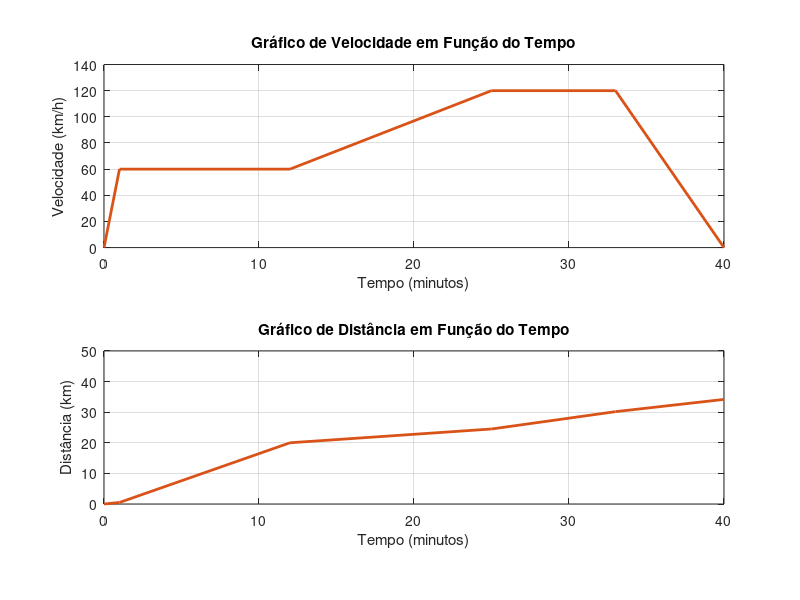

This figure's MATLAB source:
clear all
clc
close all

% Um veículo inicialmente parado começa a se mover e demora 1 minuto para atingir 60km/h (a aceleração nesse trecho é constante).
v1_final = 60; % km/h
t1 = 1 / 60; % h
d1 = 10; % km
a1 = v1_final / t1; % km/h^2
t1_segment = linspace(0, t1, 100); % min
v1_segment = a1 * t1_segment; % km/h
x1_segment = 0.5 * a1 * t1_segment.^2; % Distância percorrida durante o segmento 1 (km)

%Ele permanece nessa velocidade constante, percorrendo uma distância de 10 km.
v2 = 60;
d2 = 10;
t2 = d2 / v2;
a2 = 0;
t2_segment = linspace(t1, t1 + t2, 100);
v2_segment = v2 * ones(size(t2_segment));
x2_segment = d1 + v2 * (t2_segment - t1); % Distância percorrida durante o segmento 2 (km)

%O veículo entra em uma rodovia, e gradativamente acelera de 60 km/h até 120 km/h, demorando 3 minutos para isso(a aceleração nesse período também é constante).
v3_inicial = 60;
v3_final = 120;
t3 = 3 / 60;
d3 = 10 / 60;
a3 = (v3_final - v3_inicial) / t3;
t3_segment = linspace((t1 + t2), (t1 + t2 + t3), 100);
v3_segment = a3 * (t3_segment - t1 + t2) + v3_inicial;
x3_segment = d1 + d2 + v2 * (t3_segment - t1 - t2) + 0.5 * a3 * (t3_segment - t1 - t2).^2; % Distância percorrida durante o segmento 3 (km)

%Ele permanece nessa velocidade, constante, e percorre outros 10 km.
v4 = 120;
d4 = 10;
t4 = d4 / v4;
a4 = 0;
t4_segment = linspace(t1 + t2 + t3, t1 + t2 + t3 + t4, 100);
v4_segment = v4 * ones(size(t4_segment));
x4_segment = d1 + d2 + d3 + v4 * (t4_segment - t1 - t2 - t3); % Distância percorrida durante o segmento 4 (km)


%Finalmente, o condutor decide parar, demorando 2 minutos para que a velocidade caia a zero.
v5_inicial = 120;
v5_final = 0;
t5 = 2 / 60;
d5 = 10;
a5 = (v5_final - v5_inicial) / t5;
t5_segment = linspace((t1 + t2 + t3 + t4), (t1 + t2 + t3 + t4 + t5), 100);
v5_segment = a5 * (t5_segment - t1 + t2 + t3 + t4) + v5_inicial;
x5_segment = d1 + d2 + d3 + d4 + v4 * (t5_segment - t1 - t2 - t3 - t4); % Distância percorrida durante o segmento 5 (km)


% Juntando os vetores de tempo, velocidade e posição para todos os trechos
% Definição dos tempos em minutos
t1_minutes = t1_segment * 60;
t2_minutes = (t1 + t2_segment) * 60;
t3_minutes = (t1 + t2 + t3_segment) * 60;
t4_minutes = (t1 + t2 + t3 + t4_segment) * 60;
t5_minutes = (t1 + t2 + t3 + t4 + t5_segment) * 60;


% Plotando o gráfico
% Concatenando os vetores de tempo, velocidade e distância para plotagem
tempo_total = [t1_minutes, t2_minutes, t3_minutes, t4_minutes, t5_minutes];
velocidade_total = [v1_segment, v2_segment, v3_segment, v4_segment, v5_segment];
distancia_total = [x1_segment, x2_segment, x3_segment , x4_segment, x5_segment];

% Plotando os gráficos de velocidade e distância em função do tempo
figure;

% Gráfico de Velocidade
subplot(2,1,1);
plot([0, t1_minutes(end)], [0, v1_final], 'Color', [0.8500, 0.3250, 0.0980], 'LineWidth', 2, ...
     [t1_minutes(end), t2_minutes(end)], [v1_final, v2], 'Color', [0.8500, 0.3250, 0.0980], 'LineWidth', 2, ...
     [t2_minutes(end), t3_minutes(end)], [v2, v3_final], 'Color', [0.8500, 0.3250, 0.0980], 'LineWidth', 2, ...
     [t3_minutes(end), t4_minutes(end)], [v3_final, v4], 'Color', [0.8500, 0.3250, 0.0980], 'LineWidth', 2, ...
     [t4_minutes(end), t5_minutes(end)], [v4, v5_final], 'Color', [0.8500, 0.3250, 0.0980], 'LineWidth', 2);
xlabel('Tempo (minutos)');
ylabel('Velocidade (km/h)');
ylim([0, 140]); % Limitando o eixo y para valores positivos e um pouco acima do máximo
title('Gráfico de Velocidade em Função do Tempo');
grid on;

% Gráfico de Distância
subplot(2,1,2);
plot([0, t1_minutes(end)], [0, x1_segment(end)], 'Color', [0.8500, 0.3250, 0.0980], 'LineWidth', 2, ...
     [t1_minutes(end), t2_minutes(end)], [x1_segment(end), x2_segment(end)], 'Color', [0.8500, 0.3250, 0.0980], 'LineWidth', 2, ...
     [t2_minutes(end), t3_minutes(end)], [x2_segment(end), x3_segment(end)], 'Color', [0.8500, 0.3250, 0.0980], 'LineWidth', 2, ...
     [t3_minutes(end), t4_minutes(end)], [x3_segment(end), x4_segment(end)], 'Color', [0.8500, 0.3250, 0.0980], 'LineWidth', 2, ...
     [t4_minutes(end), t5_minutes(end)], [x4_segment(end), x5_segment(end)], 'Color', [0.8500, 0.3250, 0.0980], 'LineWidth', 2);
xlabel('Tempo (minutos)');
ylabel('Distância (km)');
ylim([0, 50]); % Limitando o eixo y para valores positivos e um pouco acima do máximo
title('Gráfico de Distância em Função do Tempo');
grid on;

% Ajustando espaçamento entre os subplots
spacing = 0.05; % Ajuste o valor conforme necessário
pos = get(gca, 'Position');
pos(4) = pos(4) - spacing;
set(gca, 'Position', pos);

% Ajustando espaçamento entre os subplots
pos = get(gca, 'Position');
pos(2) = pos(2) + spacing;
set(gca, 'Position', pos);

pause();
